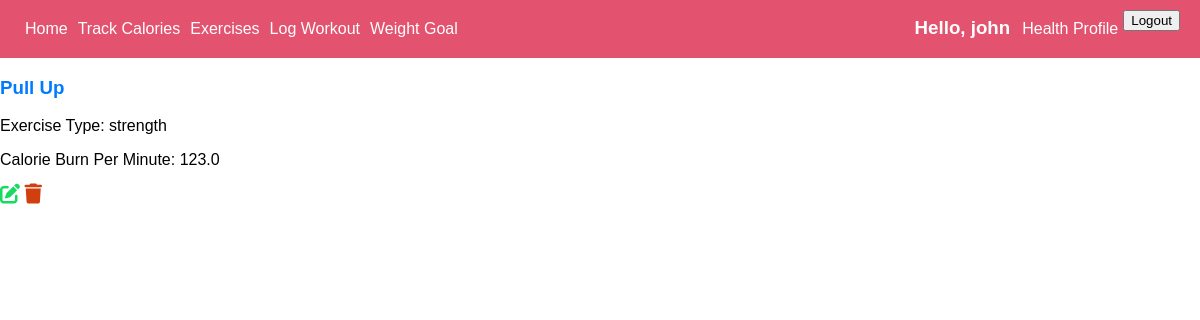
Page /exercise/7/ (signed in) on the committed database.
### app/models.py (models this page shows, shortened)
class exercise(models.Model):
    user = models.ForeignKey(User, on_delete=models.CASCADE)
    exercise_name = models.CharField(max_length=50, null=True, blank=True)
    EXERCISE_TYPES = [
        ('cardio', 'Cardio'),
        ('strength', 'Strength'),
        ('flexibility','Flexibility'),
        ('balance', 'Balance'),
        ('hiit', 'High-Intensity Interval Training'),
        ('other', 'Others')
    ]
    exercise_type = models.CharField(max_length=50, choices=EXERCISE_TYPES)
    calorie_burn = models.FloatField(null=True, blank=True)

### app/views.py (the view)
# urls.py: path('exercise/<int:pk>/', ExerciseDetailView.as_view(), name ='exercise_detail'),
class ExerciseDetailView(LoginRequiredMixin,DetailView):
    model = exercise
    context_object_name = 'exercise'
    template_name = 'app/exercise_detail.html'
    def get_queryset(self):
        return exercise.objects.filter(user=self.request.user)

### app/templates/app/exercise_detail.html
{% extends 'app/base.html' %} {% load static %} {% block content %}
<div class="post-entry">
  <h3>
    <a href="">{{exercise.exercise_name}}</a>
  </h3>
  <p>Exercise Type: {{exercise.exercise_type}}</p>
  <p>Calorie Burn Per Minute: {{exercise.calorie_burn}}</p>
</div>
<a href="{% url 'exercise_update' object.pk %}"
  ><i class="fa-solid fa-pen-to-square fa-lg" style="color: #16da61"></i
></a>
<a href="{% url 'exercise_delete' object.pk %}"
  ><i class="fa-solid fa-trash fa-lg" style="color: #d23f0f"></i
></a>
{% endblock content%}

### app/templates/app/navbar.html (shortened to what this page needs)
<header>
  <div class="nav-bar">
    <a href="{% url 'home' %}">Home</a>
    <a href="{% url 'calories' %}">Track Calories</a>
    <a href="{% url 'exercise' %}">Exercises</a>
    <a href="{% url 'workout' %}">Log Workout</a>
    <a href="{% url 'weight_loss_dashboard' %}">Weight Goal</a>
    {% if user.is_authenticated %}
    <h3>Hello, {{user.username}}</h3>
    <a href="{% url 'health_profile_create' %}">Health Profile </a>
    <form action="{% url 'logout' %}" method="post">
      <button type="submit">Logout</button>
    </form>
    {% else %}
    <h3>Not logged in</h3>
    {% endif %}
  </div>
</header>

### static/css/base.css (style rules this page uses)
body { margin: 0; font-family:Arial, Helvetica, sans-serif; }
.nav-bar { background-color: #e3526e; padding: 10px 20px; display: flex; }
.nav-bar a { text-decoration: none; color: white; padding: 10px 5px; margin: 0; }
.nav-bar h3 { margin: 0; padding: 7px; margin-left: auto; color: white; }
p { margin-top: 15px; }
a { text-decoration: none; color: #007bff; }

### rows in the picture
exercise: exercise_name "Pull Up", exercise_type "strength", calorie_burn "123.0"

### other values in the picture
{{ user.username }} "john"
